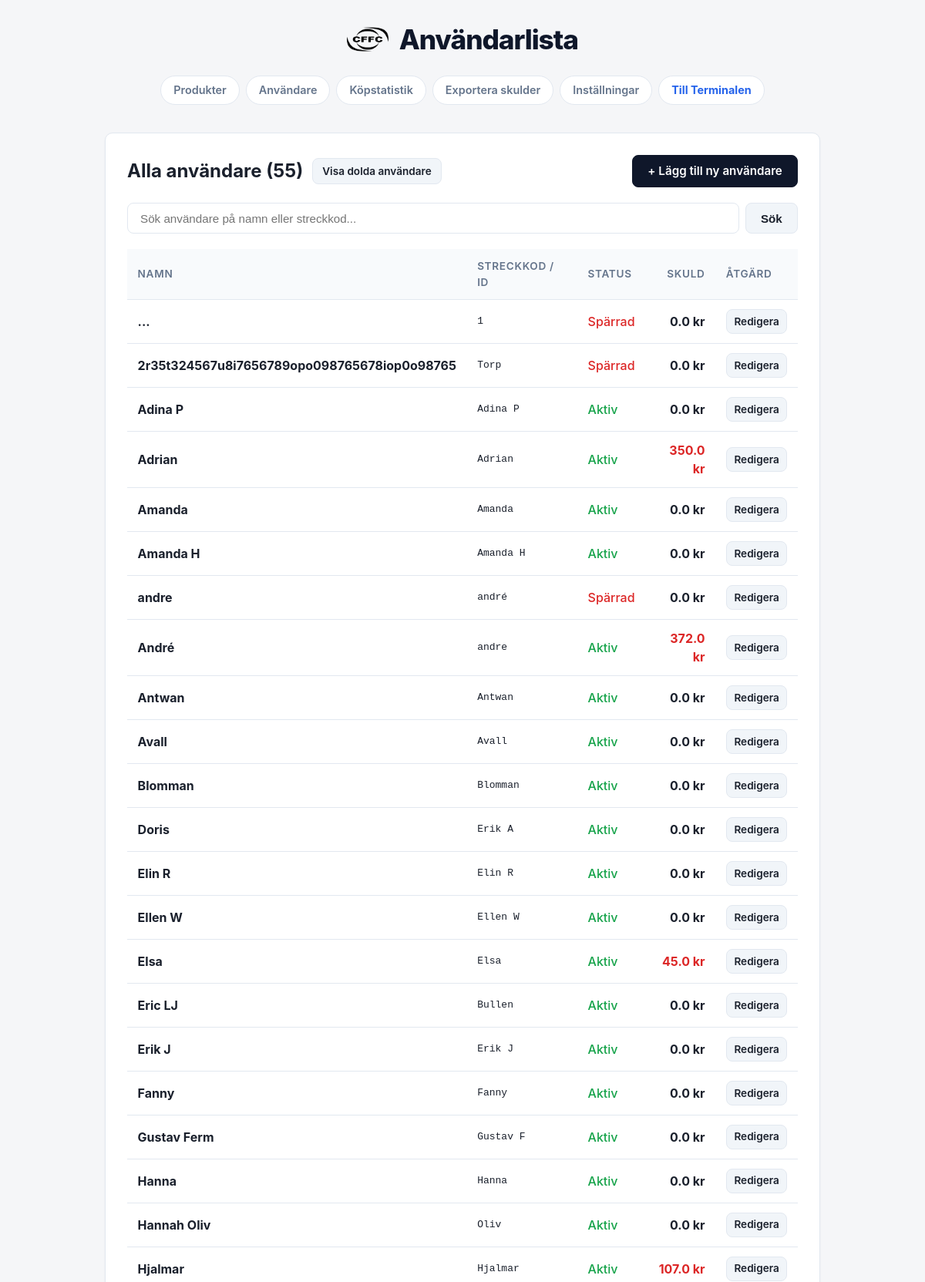
Page /admin/user (upper part) on the committed database.
### tables this page shows
CREATE TABLE users (
    id INTEGER PRIMARY KEY AUTOINCREMENT,
    barcode TEXT NOT NULL UNIQUE,
    name TEXT NOT NULL,
    enabled INTEGER NOT NULL DEFAULT 1,
    hidden INTEGER NOT NULL DEFAULT 0,
    image TEXT,
    notes TEXT,
    created_at TIMESTAMP DEFAULT CURRENT_TIMESTAMP
);

### app/views/admin.py (the view)
@admin_bp.route('/user')
def user_list():
    show_hidden = request.args.get('hidden', '0') == '1'
    query_str = request.args.get('q', '').strip()
    if show_hidden:
        users = User.search(query_str, only_hidden=True)
    else:
        users = User.search(query_str, include_hidden=False)
    return render_template(
        'admin/userlist.html',
        users=users,
        search_query=query_str,
        show_hidden=show_hidden
    )

### app/db.py (called while the page is built)
def get_db():
    if '_database' not in g:
        db_path = current_app.config['DATABASE']
        os.makedirs(os.path.dirname(os.path.abspath(db_path)), exist_ok=True)
        conn = sqlite3.connect(
            db_path,
            detect_types=sqlite3.PARSE_DECLTYPES | sqlite3.PARSE_COLNAMES
        )
        conn.row_factory = sqlite3.Row
        conn.execute("PRAGMA foreign_keys = ON;")
        conn.execute("PRAGMA journal_mode = WAL;")
        g._database = conn
    return g._database

def query_db(query, args=(), one=False):
    cur = get_db().execute(query, args)
    rv = cur.fetchall()
    cur.close()
    return (rv[0] if rv else None) if one else rv

### app/models/user.py (called while the page is built, shortened)
    def exists(self):
        return self.id is not None

    def enabled(self):
        return self.is_enabled

    def hidden(self):
        return self.is_hidden

    def picture(self):
        if self.image:
            return self.image
        return None

    def debt(self):
        if not self.exists():
            return 0.0
        row = query_db(
            "SELECT COALESCE(SUM(price), 0.0) AS total_debt FROM transactions WHERE user_id = ?",
            [self.id],
            one=True
        )
        return float(row['total_debt']) if row else 0.0

    @classmethod
    def all(cls, active_only=False, include_hidden=False):
        sql = "SELECT * FROM users"
        conditions = []
        if not include_hidden:
            conditions.append("hidden = 0")
        if active_only:
            conditions.append("enabled = 1")
        if conditions:
            sql += " WHERE " + " AND ".join(conditions)
        sql += " ORDER BY name COLLATE NOCASE ASC"
        rows = query_db(sql)
        return [cls(r) for r in rows]

    @classmethod
    def search(cls, query_str, include_hidden=False, only_hidden=False):
        if not query_str or not query_str.strip():
            if only_hidden:
                return cls.all_hidden()
            return cls.all(include_hidden=include_hidden)

### app/templates/admin/userlist.html (shortened to what this page needs)
{% extends "admin/layout.html" %}
{% block header_title %}Användarlista{% endblock %}
{% block content %}
<div class="card">
  <div style="display: flex; justify-content: space-between; align-items: center; margin-bottom: 1.25rem; flex-wrap: wrap; gap: 0.75rem;">
    <div style="display: flex; align-items: center; gap: 0.75rem; flex-wrap: wrap;">
      <h2 style="margin: 0;">
        {% if show_hidden %}
          Dolda användare ({{ users|length }})
        {% else %}
          Alla användare ({{ users|length }})
        {% endif %}
      </h2>
      {% if show_hidden %}
        <a href="{{ url_for('admin.user_list') }}" class="btn" style="font-size: 0.85rem; padding: 0.35rem 0.75rem;">Visa aktiva användare</a>
      {% else %}
        <a href="{{ url_for('admin.user_list', hidden='1') }}" class="btn" style="font-size: 0.85rem; padding: 0.35rem 0.75rem;">Visa dolda användare</a>
      {% endif %}
    </div>
    {% if not show_hidden %}
      <a href="{{ url_for('admin.user_add') }}" class="btn btn-primary">+ Lägg till ny användare</a>
    {% endif %}
  </div>
  <div class="search-container">
    <form action="{{ url_for('admin.user_list') }}" method="get" style="display: flex; gap: 0.5rem; width: 100%;">
      <input
        type="text"
        name="q"
        id="user-search"
        value="{{ search_query or '' }}"
        class="search-input"
        placeholder="Sök användare på namn eller streckkod..."
        autocomplete="off"
      >
      <button type="submit" class="btn">Sök</button>
    </form>
  </div>
  <table id="user-table">
    <thead>
      <tr>
        <th>Namn</th>
        <th>Streckkod / ID</th>
        <th>Status</th>
        <th style="text-align: right;">Skuld</th>
        <th>Åtgärd</th>
      </tr>
    </thead>
    <tbody>
      {% for u in users %}
        <tr class="user-row" data-search="{{ u.name|lower }} {{ u.barcode|lower }}">
          <td>
            <strong>{{ u.name }}</strong>
          </td>
          <td style="font-family: monospace;">{{ u.barcode }}</td>
          <td>
            {% if u.hidden() %}
              <span style="color: var(--text-muted); font-weight: 500;">Dold</span>
            {% elif u.enabled() %}
              <span style="color: var(--success); font-weight: 500;">Aktiv</span>
            {% else %}
              <span style="color: var(--danger); font-weight: 500;">Spärrad</span>
            {% endif %}
          </td>
          <td style="text-align: right; font-weight: bold; {% if u.debt() > 0 %}color: var(--danger);{% endif %}">
            {{ "%.1f"|format(u.debt()) }} kr
          </td>
          <td style="white-space: nowrap;">
            <a href="{{ url_for('admin.user_show', barcode=u.barcode) }}" class="btn" style="padding: 0.3rem 0.6rem; font-size: 0.85rem;">Redigera</a>
          </td>
        </tr>
      {% endfor %}
    </tbody>
  </table>
</div>
{% endblock %}

### app/templates/admin/layout.html (shortened to what this page needs)
<!doctype html>
<html lang="sv">
<head>
  <link rel="stylesheet" href="{{ url_for('static', filename='style.css') }}">
</head>
<body>
  <header>
    <a href="{{ url_for('admin.product_list') }}" class="brand-wrapper">
      <img src="{{ url_for('static', filename='logos/CFFC_logga_NEW_square.png') }}" alt="CFFC" class="brand-logo">
      <span class="brand-title">{% block header_title %}Administration{% endblock %}</span>
    </a>
    <nav>
      <ul class="nav-links">
        <li><a href="{{ url_for('admin.product_list') }}">Produkter</a></li>
        <li><a href="{{ url_for('admin.user_list') }}">Användare</a></li>
        <li><a href="{{ url_for('admin.purchase_stats') }}">Köpstatistik</a></li>
        <li><a href="{{ url_for('admin.export_debts') }}">Exportera skulder</a></li>
        <li><a href="{{ url_for('admin.settings') }}">Inställningar</a></li>
        <li><a href="{{ url_for('kiosk.index') }}" style="color: var(--accent); font-weight: 700;">Till Terminalen</a></li>
      </ul>
    </nav>
  </header>
  <main>
    {% block content %}{% endblock %}
  </main>
</body>
</html>

### app/static/style.css (style rules this page uses)
:root { --bg-color: #f5f6f8; --card-bg: #ffffff; --text-main: #1a202c; --text-muted: #64748b; --primary: #0f172a; --primary-hover: #334155; --accent: #2563eb; --danger: #dc2626; --success: #16a34a; --warning: #d97706; --border: #e2e8f0; --border-focus: #3b82f6; --radius: 10px; }
* { box-sizing: border-box; margin: 0; padding: 0; }
body { font-family: -apple-system, BlinkMacSystemFont, "Segoe UI", Roboto, "Helvetica Neue", Arial, sans-serif; background-color: var(--bg-color); color: var(--text-main); line-height: 1.5; padding: 1.5rem 1rem 3rem 1rem; max-width: 960px; margin: 0 auto; min-height: 100vh; display: flex; flex-direction: column; }
header { margin-bottom: 1.5rem; text-align: center; }
.brand-wrapper { display: inline-flex; align-items: center; justify-content: center; gap: 0.85rem; text-decoration: none; color: inherit; margin-bottom: 0.5rem; transition: opacity 0.15s ease; }
.brand-logo { width: 54px; height: 54px; object-fit: contain; }
.brand-title { font-size: 2.2rem; font-weight: 800; letter-spacing: -0.03em; color: var(--primary); }
.nav-links { display: flex; gap: 0.5rem; justify-content: center; margin: 0.75rem 0; list-style: none; flex-wrap: wrap; }
.nav-links a { display: inline-block; padding: 0.45rem 1rem; border-radius: 9999px; text-decoration: none; background: #ffffff; color: var(--text-muted); font-weight: 600; font-size: 0.9rem; border: 1px solid var(--border); transition: all 0.15s ease; }
main { flex: 1; }
.card { background: var(--card-bg); border: 1px solid var(--border); border-radius: var(--radius); padding: 1.75rem; margin-bottom: 1.5rem; box-shadow: 0 1px 3px rgba(0, 0, 0, 0.04); }
.btn { display: inline-flex; align-items: center; justify-content: center; padding: 0.55rem 1.2rem; border-radius: 8px; text-decoration: none; background: #f1f5f9; color: var(--text-main); font-weight: 600; font-size: 0.95rem; border: 1px solid var(--border); cursor: pointer; transition: all 0.15s ease; }
.btn-primary { background: var(--primary); color: #ffffff; border-color: var(--primary); }
.search-container { display: flex; gap: 0.5rem; margin-bottom: 1.25rem; }
.search-input { flex: 1; padding: 0.65rem 1rem; border: 1px solid var(--border); border-radius: 8px; font-size: 0.95rem; outline: none; background: #ffffff; color: var(--text-main); transition: border-color 0.15s, box-shadow 0.15s; }
table { width: 100%; border-collapse: collapse; margin-top: 1rem; }
th, td { padding: 0.75rem 0.85rem; text-align: left; border-bottom: 1px solid var(--border); }
th { background: #f8fafc; color: var(--text-muted); font-weight: 600; font-size: 0.85rem; text-transform: uppercase; letter-spacing: 0.05em; }

### rows in the picture
users: name "...", barcode "1", shows "Spärrad", debt "0.0"
users: name "2r35t324567u8i7656789opo098765678iop0o98765", barcode "Torp", shows "Spärrad", debt "0.0"
users: name "Adina P", barcode "Adina P", shows "Aktiv", debt "0.0"
users: name "Adrian", barcode "Adrian", shows "Aktiv", debt "350.0"
users: name "Amanda", barcode "Amanda", shows "Aktiv", debt "0.0"
users: name "Amanda H", barcode "Amanda H", shows "Aktiv", debt "0.0"
users: name "andre", barcode "andré", shows "Spärrad", debt "0.0"
users: name "André", barcode "andre", shows "Aktiv", debt "372.0"
users: name "Antwan", barcode "Antwan", shows "Aktiv", debt "0.0"
users: name "Avall", barcode "Avall", shows "Aktiv", debt "0.0"
users: name "Blomman", barcode "Blomman", shows "Aktiv", debt "0.0"
users: name "Doris", barcode "Erik A", shows "Aktiv", debt "0.0"
users: name "Elin R", barcode "Elin R", shows "Aktiv", debt "0.0"
users: name "Ellen W", barcode "Ellen W", shows "Aktiv", debt "0.0"
users: name "Elsa", barcode "Elsa", shows "Aktiv", debt "45.0"
users: name "Eric LJ", barcode "Bullen", shows "Aktiv", debt "0.0"
users: name "Erik J", barcode "Erik J", shows "Aktiv", debt "0.0"
users: name "Fanny", barcode "Fanny", shows "Aktiv", debt "0.0"
users: name "Gustav Ferm", barcode "Gustav F", shows "Aktiv", debt "0.0"
users: name "Hanna", barcode "Hanna", shows "Aktiv", debt "0.0"
users: name "Hannah Oliv", barcode "Oliv", shows "Aktiv", debt "0.0"
users: name "Hjalmar", barcode "Hjalmar", shows "Aktiv", debt "107.0"

### other values in the picture
{{ users|length }} "55"
